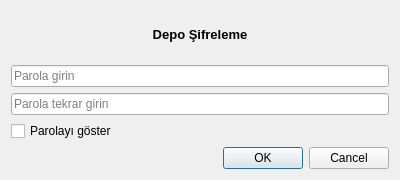
<?xml version="1.0" encoding="UTF-8"?>
<ui version="4.0">
 <class>Dialog</class>
 <widget class="QDialog" name="Dialog">
  <property name="geometry">
   <rect>
    <x>0</x>
    <y>0</y>
    <width>400</width>
    <height>180</height>
   </rect>
  </property>
  <property name="sizePolicy">
   <sizepolicy hsizetype="Fixed" vsizetype="Fixed">
    <horstretch>0</horstretch>
    <verstretch>0</verstretch>
   </sizepolicy>
  </property>
  <property name="windowTitle">
   <string>Dialog</string>
  </property>
  <property name="windowIcon">
   <iconset>
    <normaloff>icon.ico</normaloff>icon.ico</iconset>
  </property>
  <layout class="QGridLayout" name="gridLayout">
   <item row="1" column="0">
    <layout class="QVBoxLayout" name="verticalLayout">
     <item>
      <widget class="QLineEdit" name="input_password">
       <property name="echoMode">
        <enum>QLineEdit::Password</enum>
       </property>
       <property name="placeholderText">
        <string>Parola girin</string>
       </property>
      </widget>
     </item>
     <item>
      <widget class="QLineEdit" name="input_passwordCheck">
       <property name="echoMode">
        <enum>QLineEdit::Password</enum>
       </property>
       <property name="placeholderText">
        <string>Parola tekrar girin</string>
       </property>
      </widget>
     </item>
     <item>
      <layout class="QHBoxLayout" name="horizontalLayout">
       <item>
        <widget class="QCheckBox" name="checkbox_showPassword">
         <property name="text">
          <string>Parolayı göster</string>
         </property>
        </widget>
       </item>
       <item>
        <spacer name="horizontalSpacer">
         <property name="orientation">
          <enum>Qt::Horizontal</enum>
         </property>
         <property name="sizeHint" stdset="0">
          <size>
           <width>40</width>
           <height>20</height>
          </size>
         </property>
        </spacer>
       </item>
      </layout>
     </item>
    </layout>
   </item>
   <item row="2" column="0">
    <widget class="QDialogButtonBox" name="buttonBox">
     <property name="orientation">
      <enum>Qt::Horizontal</enum>
     </property>
     <property name="standardButtons">
      <set>QDialogButtonBox::Cancel|QDialogButtonBox::Ok</set>
     </property>
    </widget>
   </item>
   <item row="0" column="0">
    <widget class="QLabel" name="label">
     <property name="text">
      <string>&lt;html&gt;&lt;head/&gt;&lt;body&gt;&lt;p align=&quot;center&quot;&gt;&lt;span style=&quot; font-size:10pt; font-weight:600;&quot;&gt;Depo Şifreleme&lt;/span&gt;&lt;/p&gt;&lt;/body&gt;&lt;/html&gt;</string>
     </property>
    </widget>
   </item>
  </layout>
 </widget>
 <resources/>
 <connections>
  <connection>
   <sender>buttonBox</sender>
   <signal>accepted()</signal>
   <receiver>Dialog</receiver>
   <slot>accept()</slot>
   <hints>
    <hint type="sourcelabel">
     <x>248</x>
     <y>254</y>
    </hint>
    <hint type="destinationlabel">
     <x>157</x>
     <y>274</y>
    </hint>
   </hints>
  </connection>
  <connection>
   <sender>buttonBox</sender>
   <signal>rejected()</signal>
   <receiver>Dialog</receiver>
   <slot>reject()</slot>
   <hints>
    <hint type="sourcelabel">
     <x>316</x>
     <y>260</y>
    </hint>
    <hint type="destinationlabel">
     <x>286</x>
     <y>274</y>
    </hint>
   </hints>
  </connection>
 </connections>
</ui>
